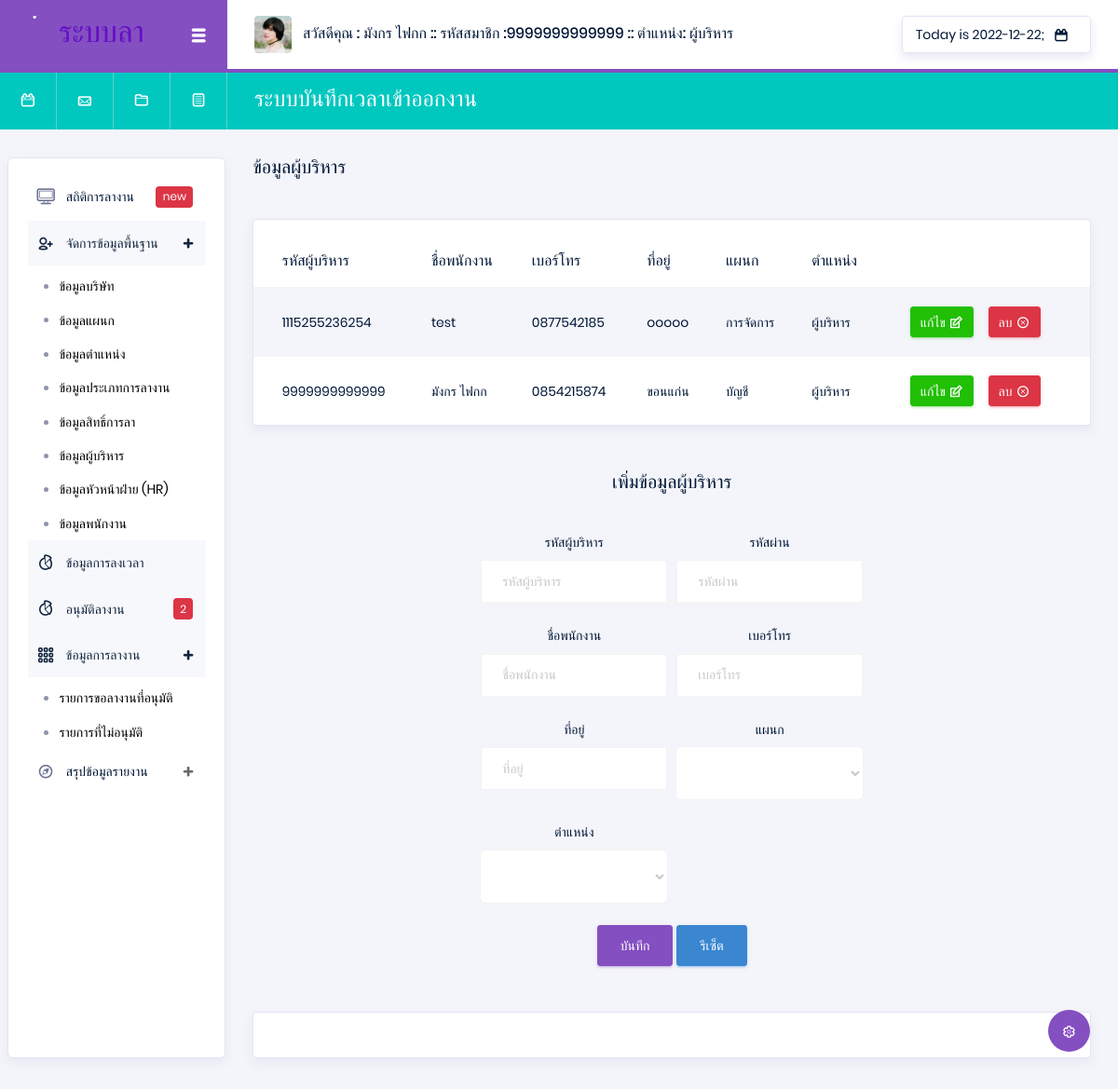
/index.php?p=employeeCEO (signed in), run on an earlier commit of the app's database.
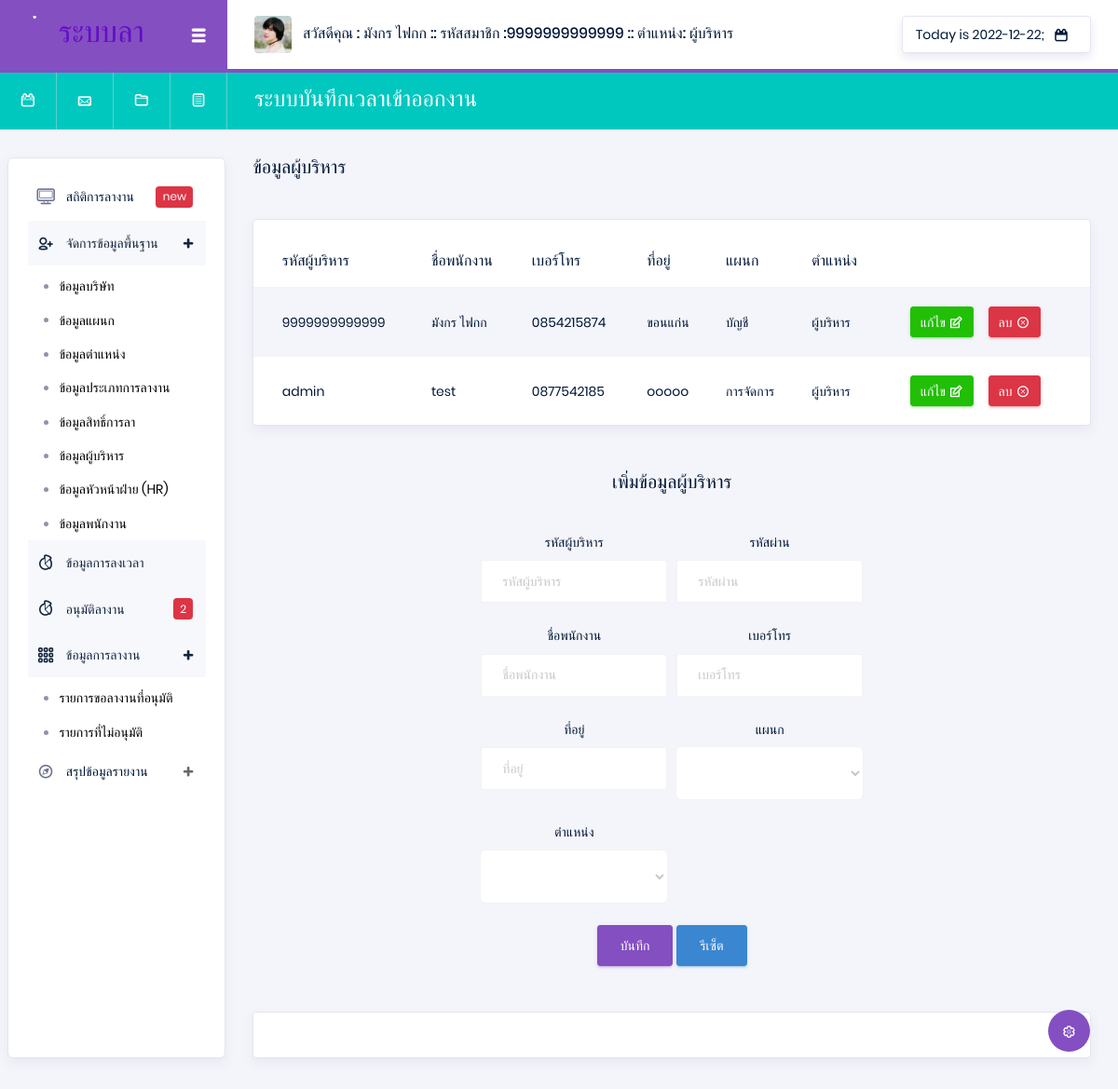
And on a later commit of the database.
### tables this page shows
CREATE TABLE `employee` (
  `Emp_id` varchar(13) NOT NULL,
  `Emp_name` varchar(50) NOT NULL,
  `Emp_tel` varchar(10) NOT NULL,
  `Emp_address` varchar(200) NOT NULL,
  `Dep_id` varchar(13) NOT NULL,
  `Pos_id` varchar(13) NOT NULL,
  `Emp_pass` varchar(100) NOT NULL
);

CREATE TABLE `department` (
  `Dep_id` varchar(13) NOT NULL,
  `Dep_name` varchar(50) NOT NULL
);

CREATE TABLE `position` (
  `Pos_id` varchar(13) NOT NULL,
  `Pos_name` varchar(50) NOT NULL
);

### api/showData.php (called while the page is built, shortened)
<?php
@$position = "SELECT * FROM position  ";
$ps = 0;
$DataPos = [];
@$Sqlposition1 = mysqli_query($con, $position) or die("Error in query: $position ");
while ($Showposition1 = mysqli_fetch_array($Sqlposition1)) {
    $ps++;
    $DataPos[$ps]  =  $Showposition1['Pos_id'];
}
@$employeeCEO = "SELECT * FROM employee  WHERE Pos_id = '$DataPos[1]'   ";
@$SqlemployeeCEO = mysqli_query($con, $employeeCEO) or die("Error in query: $employeeCEO ");

### pages/system/employeeCEO.php (the view, shortened to what the changed rows need)
<div class="main-panel">
    <div class="content-wrapper">
        <?php
        extract(@$_GET);
        ?>
        <div class="row">
            <div class="col-md-12">
                <div class="card">
                    <div class="table-responsive pt-3">
                        <table class="table table-striped project-orders-table">
                            <thead>
                                <tr>
                                    <th class="ml-5">รหัสผู้บริหาร</th>
                                    <th>ชื่อพนักงาน</th>
                                    <th>เบอร์โทร</th>
                                    <th>ที่อยู่</th>
                                    <th>แผนก</th>
                                    <th>ตำแหน่ง</th>
                                </tr>
                            </thead>
                            <tbody>
                                <?php
                                while ($ShowmployeetCEO = mysqli_fetch_array($SqlemployeeCEO)) {
                                ?>
                                    <tr>
                                        <td> <?php echo $ShowmployeetCEO['Emp_id'] ?> </td>
                                        <td><?php echo $ShowmployeetCEO['Emp_name'] ?></td>
                                        <td><?php echo $ShowmployeetCEO['Emp_tel'] ?></td>
                                        <td><?php echo $ShowmployeetCEO['Emp_address'] ?></td>
                                        <td><?php
                                            $Dep_id = $ShowmployeetCEO['Dep_id'];
                                            @$SqlsDep = "SELECT * FROM department WHERE  Dep_id =  '$Dep_id' ";
                                            @$SqlsDepData = mysqli_query($con, $SqlsDep) or die("Error in query: $SqlsDep ");
                                            while ($ShowSqlsDepData = mysqli_fetch_array($SqlsDepData)) {
                                                @$Dep_name = $ShowSqlsDepData['Dep_name'];
                                            }
                                            echo $Dep_name;
                                            ?></td>
                                        <td><?php
                                            $Pos_id = $ShowmployeetCEO['Pos_id'];
                                            @$ShowPosition = "SELECT * FROM position WHERE  Pos_id =  '$Pos_id' ";
                                            @$SQLShowPosition = mysqli_query($con, $ShowPosition) or die("Error in query: $ShowPosition ");
                                            while ($Showposition = mysqli_fetch_array($SQLShowPosition)) {
                                                @$Pos_name = $Showposition['Pos_name'];
                                            }
                                            echo $Pos_name;
                                            ?></td>
                                        <td>
                                            <div class="d-flex align-items-center">
                                                <button type="button" data-toggle="modal" data-target="#addnullEmployee" onclick="edtiEmployee(Emp_id =<?php echo $ShowmployeetCEO['Emp_id'] ?>)" class="btn btn-success btn-sm btn-icon-text mr-3">
                                                    แก้ไข
                                                    <i class="typcn typcn-edit btn-icon-append"></i>
                                                </button>
                                                <a href="./api/api_system.php?str=deleteEmployee&str2=employeeCEO&Emp_id=<?php echo $ShowmployeetCEO['Emp_id']; ?>" onclick="return confirm('คุณแน่ใจว่าจะลบข้อมูลใช่หรือไม่');" type="button" class="btn btn-danger btn-sm btn-icon-text">
                                                    ลบ
                                                    <i class="typcn typcn-delete-outline btn-icon-append"></i>
                                                </a>
                                            </div>
                                        </td>
                                    </tr>
                                <?php } ?>
                            </tbody>
                        </table>
                    </div>
                </div>
            </div>
        </div>
        <br> <br>
    </div>
</div>

What changed in the data, as far as the page shows it:
removed employee: Emp_id "1115255236254", Emp_name "test", Emp_tel "0877542185", Emp_address "ooooo", Dep.Dep_name "การจัดการ", Pos.Pos_name "ผู้บริหาร"
added employee: Emp_id "admin", Emp_name "test", Emp_tel "0877542185", Emp_address "ooooo", Dep.Dep_name "การจัดการ", Pos.Pos_name "ผู้บริหาร"
